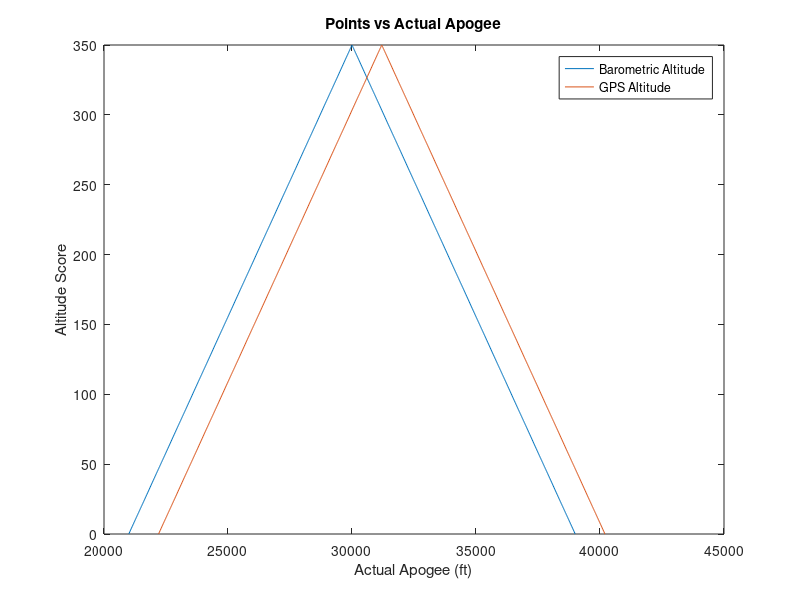

Reproduce this figure in MATLAB. (Note: this script raises an error after producing the figure.)
targetApo = 30000;
baroApo = linspace(21000, 39000, 1000);
gpsApo = baroApo + 1200;


pointsLost = ( 350 / (0.3 * targetApo) ) * (abs(targetApo - baroApo));

points = 350 - pointsLost;

figure;
plot(baroApo, points);
hold on;
plot(gpsApo, points);
xlabel('Actual Apogee (ft)');
ylabel('Altitude Score');
title('Points vs Actual Apogee');
legend("Barometric Altitude", "GPS Altitude");
xaxis([20000, 40000])
grid on;
